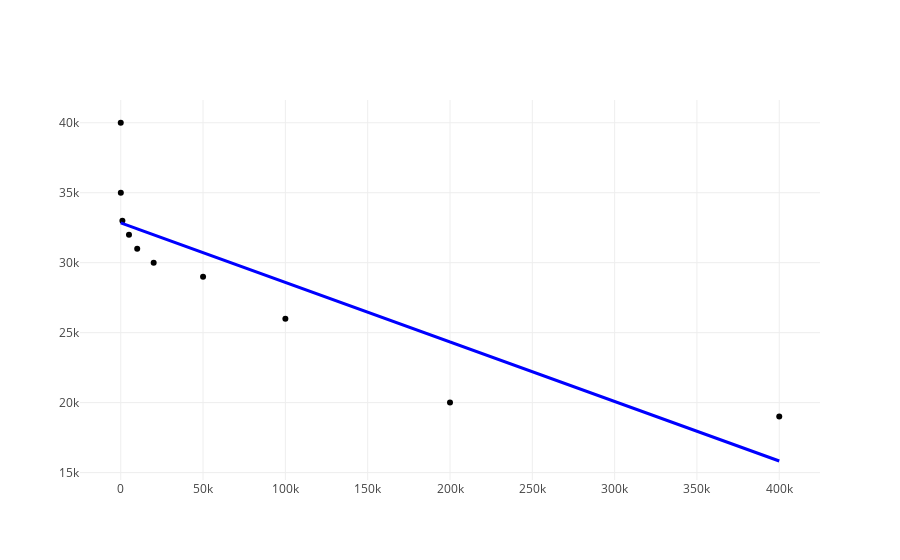

The notebook cell this image was saved under:
### Markdown cell above
Na primjeru ispod se nalazi navedena prava $p^*$ izračunata gotovom metodom `linear_model` biblioteke **sklearn**. Ne zamarajmo se toliko samom bibliotekom **sklearn** i njenim metodama sada, ali obratimo pažnju na to kako računamo *Mean squared error*.

### Code cell
from sklearn import linear_model

# np.expand_dims(a, axis=1) for input of a = [1, 2, 3] returns [[1], [2], [3]]
# This expanded format of np array is required for an input to linear_model.LinearRegression.fit method
# as well as for linear_model.LinearRegression.predict method
expanded_car_mileages: np.ndarray = np.expand_dims(car_mileages, axis=1)

# Create linear regression object
regr = linear_model.LinearRegression()

# Train the model using the training set
regr.fit(expanded_car_mileages, car_values)

# The mean squared error
print(f'Mean squared error: {np.mean((regr.predict(expanded_car_mileages) - car_values) ** 2)}')

linear_regression_line = go.Scatter(x=car_mileages, 
                                    y=regr.predict(expanded_car_mileages),
                                    mode='lines',
                                    line=dict(color='blue', width=3))

figure = go.Figure(data=[plot_data, linear_regression_line], layout=layout)

ply.iplot(figure)

### Figure 1 — Plotly figure (JSON) as saved in the notebook; plotly's stock layout.template omitted (floating-point values rounded to 4 significant figures)
{"data": [{"marker": {"color": "black"}, "mode": "markers", "type": "scatter", "uid": "e0d69a6e-0333-4d4a-8eb0-40d70de5e279", "x": [10000, 400000, 5000, 0, 1000, 100000, 50000, 50, 20000, 200000], "y": [31000, 19000, 32000, 40000, 33000, 26000, 29000, 35000, 30000, 20000]}, {"line": {"color": "blue", "width": 3}, "mode": "lines", "type": "scatter", "uid": "d0851517-2c96-4ae6-81c5-65175967c7fa", "x": [10000, 400000, 5000, 0, 1000, 100000, 50000, 50, 20000, 200000], "y": [32420.0, 15830.0, 32630.0, 32840.0, 32800.0, 28590.0, 30720.0, 32840.0, 31990.0, 24340.0]}], "layout": {"hovermode": "closest", "showlegend": false, "xaxis": {"showticklabels": true, "ticks": "", "zeroline": false}, "yaxis": {"showticklabels": true, "ticks": "", "zeroline": false}}}
